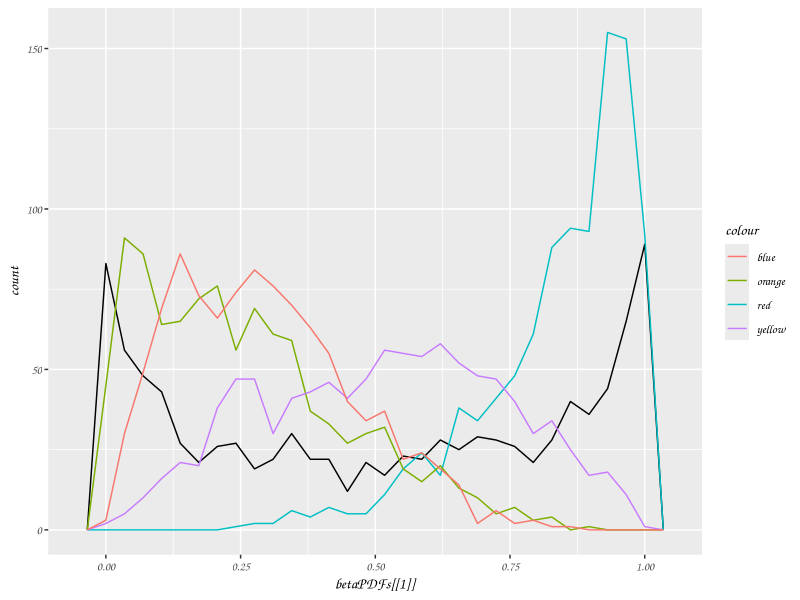

This chart was generated by the following R code:
## ---- chunk 1
knitr::opts_chunk$set(echo = TRUE)
library("ggplot2")
library("dplyr")
library("magrittr")
## ---- chunk 2
betaPDFs <- c()

alphas <- c(0.5, 5, 1, 2, 2)
betas <- c(0.5, 1, 3, 2, 5)

generateBetaPDFs <- function(alphaArray, betaArray){
  betaDistributions <- c()
  for(i in 1:5){
    a <- alphaArray[i]
    b <- betaArray[i]
    betaDistributions[[i]] <- rbeta(1000, a, b)
  }
  return(betaDistributions)
}

betaPDFs <- as.data.frame(generateBetaPDFs(alphas, betas))

# ! come back to refactor, so that the colors are distributed by palette # betaPDFs <- as.data.frame(t(betaPDFs))
ggplot() + geom_freqpoly(aes(betaPDFs[[1]])) +
  geom_freqpoly(aes(betaPDFs[[2]], color="red")) +
  geom_freqpoly(aes(betaPDFs[[3]], color="orange")) +
  geom_freqpoly(aes(betaPDFs[[4]], color="yellow")) +
  geom_freqpoly(aes(betaPDFs[[5]], color="blue")) +
  theme(text=element_text(family="Comic Sans MS"))
## ---- chunk 3

